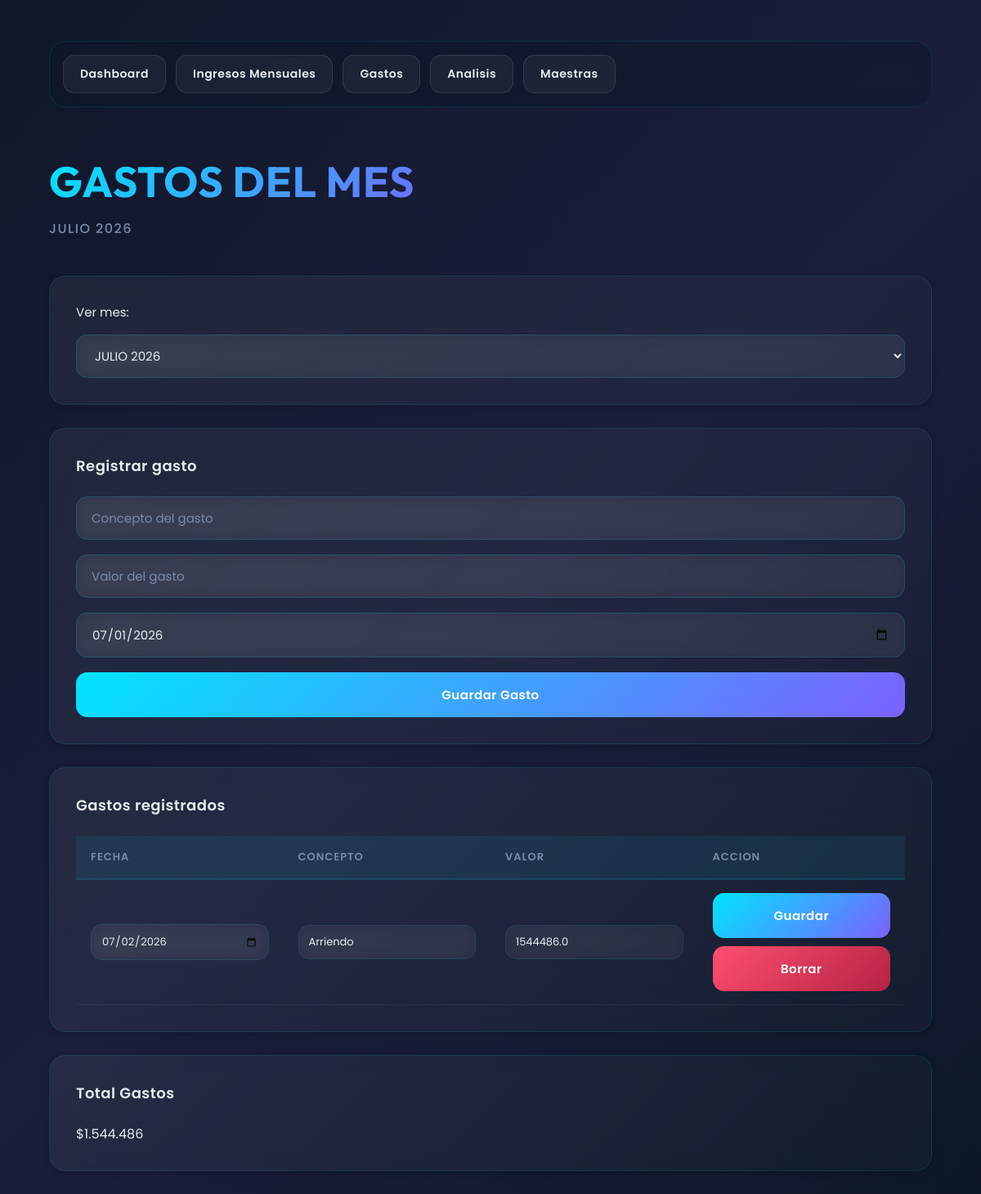
The page /gastos on the database its author committed.
### tables this page shows
CREATE TABLE gastos (

        id INTEGER PRIMARY KEY AUTOINCREMENT,

        concepto TEXT NOT NULL,

        valor REAL NOT NULL,

        fecha TEXT NOT NULL,

        mes TEXT NOT NULL
    );

### app.py (the view)
@app.route("/gastos")
def gastos():
    conn = get_connection()
    cur = conn.cursor()
    requested_mes = request.args.get("mes")
    default_mes = format_mes_label(datetime.now())
    mes_actual = requested_mes or default_mes
    if not parse_mes_label(mes_actual):
        mes_actual = default_mes
    available_meses = build_available_meses(cur, default_mes, mes_actual)
    fecha_inicio = parse_mes_label(mes_actual).strftime("%Y-%m-%d")
    gastos = cur.execute("""
        SELECT *
        FROM gastos
        WHERE mes = ?
        ORDER BY fecha DESC
    """, (mes_actual,)).fetchall()
    total_gastos = sum(g["valor"] for g in gastos)
    conn.close()
    return render_template(
        "gastos.html",
        gastos=gastos,
        mes_actual=mes_actual,
        available_meses=available_meses,
        fecha_inicio=fecha_inicio,
        total_gastos=total_gastos
    )

### app.py (called while the page is built)
def get_connection():
    conn = sqlite3.connect(DB)
    conn.row_factory = sqlite3.Row
    return conn

def parse_mes_label(mes_label):
    if not mes_label:
        return None
    parts = mes_label.strip().upper().split()
    if len(parts) != 2:
        return None
    name, year = parts
    month = SPANISH_MONTHS.get(name) or ENGLISH_MONTHS.get(name)
    if not month:
        return None
    try:
        return datetime(int(year), month, 1)
    except ValueError:
        return None

def format_mes_label(date_obj):
    return f"{MONTH_NAMES[date_obj.month]} {date_obj.year}"

def format_pesos_colombianos(valor):
    return f"${valor:,.0f}".replace(",", ".")

def build_available_meses(cur, default_mes, extra_mes=None):
    available_meses = set()
    for row in cur.execute("SELECT mes FROM gastos").fetchall():
        if row["mes"]:
            available_meses.add(row["mes"].strip())
    for row in cur.execute("SELECT mes FROM ingresos").fetchall():
        if row["mes"]:
            available_meses.add(row["mes"].strip())
    available_meses.add(default_mes)
    if extra_mes:
        available_meses.add(extra_mes)
    return sorted(
        [m for m in available_meses if parse_mes_label(m)],
        key=lambda m: parse_mes_label(m),
        reverse=True
    )

### templates/gastos.html (shortened to what this page needs)
<!DOCTYPE html>
<html lang="es">
<head>
    <link rel="stylesheet" href="{{ url_for('static', filename='style.css') }}">
</head>
<body>
<div class="container">
    <div class="topbar">
        <a href="/">Dashboard</a>
        <a href="/ingresos_mensuales">Ingresos Mensuales</a>
        <a href="/gastos">Gastos</a>
        <a href="/analisis">Analisis</a>
        <a href="/maestras">Maestras</a>
    </div>
    <h1>GASTOS DEL MES</h1>
    <h2>{{ mes_actual }}</h2>
    <div class="box">
        <form method="GET" action="/gastos">
            <label class="month-filter">
                <span>Ver mes:</span>
                <select name="mes" onchange="this.form.submit()">
                    {% for mes in available_meses %}
                    <option value="{{ mes }}" {% if mes == mes_actual %}selected{% endif %}>
                        {{ mes }}
                    </option>
                    {% endfor %}
                </select>
            </label>
        </form>
    </div>
    <div class="box">
        <h3>Registrar gasto</h3>
        <form method="POST" action="/guardar_gasto">
            <input type="text" name="concepto" placeholder="Concepto del gasto" required>
            <input type="number" step="0.01" name="valor" placeholder="Valor del gasto" required>
            <input type="date" name="fecha" value="{{ fecha_inicio }}" required>
            <button type="submit">Guardar Gasto</button>
        </form>
    </div>
    <div class="box">
        <h3>Gastos registrados</h3>
        <table class="table-4col-inputs">
            <thead>
                <tr>
                    <th>Fecha</th>
                    <th>Concepto</th>
                    <th>Valor</th>
                    <th>Accion</th>
                </tr>
            </thead>
            <tbody>
                {% for gasto in gastos %}
                <tr>
                    <td>
                        <input form="editar-gasto-{{ gasto.id }}" type="date" name="fecha" value="{{ gasto.fecha }}" required>
                    </td>
                    <td>
                        <input form="editar-gasto-{{ gasto.id }}" type="text" name="concepto" value="{{ gasto.concepto }}" required>
                    </td>
                    <td>
                        <input form="editar-gasto-{{ gasto.id }}" type="number" step="0.01" name="valor" value="{{ gasto.valor }}" required>
                    </td>
                    <td class="actions-cell">
                        <form id="editar-gasto-{{ gasto.id }}" method="POST" action="/actualizar_gasto">
                            <button type="submit">Guardar</button>
                        </form>
                        <form method="POST" action="/borrar_gasto" onsubmit="return confirm('Borrar este gasto?');">
                            <button type="submit" class="danger-button">Borrar</button>
                        </form>
                    </td>
                </tr>
                {% else %}
                <tr>
                    <td colspan="4">No hay gastos registrados para este mes.</td>
                </tr>
                {% endfor %}
            </tbody>
        </table>
    </div>
    <div class="box">
        <h3>Total Gastos</h3>
        <p>{{ total_gastos|pesos }}</p>
    </div>
</div>
</body>
</html>

### rows shown on the page
gastos: fecha "07/02/2026", concepto "Arriendo", valor "1544486.0"

### other values the page prints
{{ mes_actual }} "JULIO 2026"
{{ total_gastos|pesos }} "$1.544.486"
form field mes "JULIO 2026"
